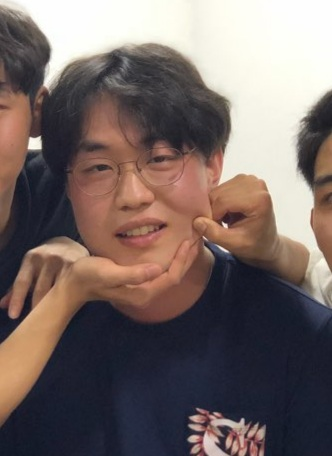
#> input picture LinearAlgebra_withPython/image.jpeg, 332 x 456 px
$ jupyter execute 7.2_chapter.ipynb
#> lines starting #> are read from the running program, lines starting #| are printed output that depends on the picture; long printed decimals are rounded
### 학습 내용
>SVD를 사용하여 흑백이미지 압축

* 이미지 : 행렬 혹은 벡터 데이터
    * 흑백 : 2D, 0~255 혹은 0~1
    * 컬러 : 2D, (R,G,B) 3개의 행렬

* Truncated SVD : U,s,VT = linalg.svd(A)
    * $A = U_rDV_r^T$(reduced svd)의 D를 truncate
    * A_trunc = U$[:,:t]$*s$[:t]$@VT$[:t,:]$

* 압축률 : t*(m+n+1)/(m*n) x 100 원래데이터의 몇 퍼센트를 사용해서 복원했는지.
    * 원본 흑백 복구 : U@linalg.diagsvd(s,m,n)@VT
        * 합 = m x m + n x n + min(m,n) : 원본(m x n)보다 더 많이 필요
    * 압축 : U$[:,:t]$*s$[:t]$@VT$[:t,:]$
        * 합 = t*(m+n+1)  : t가 작으면 m x n 보다 작아짐 / t < m*n/(m+n+1)

* 이미지 관련 라이브러리 설치 : pip install scikit-image

### code

[cell 1]
import numpy as np
from scipy import linalg
from skimage import io as imgio
import matplotlib.pyplot as plt

[cell 2]
img_mat = imgio.imread('image.jpeg',as_gray = True) # image를 흑백으로 읽어옴
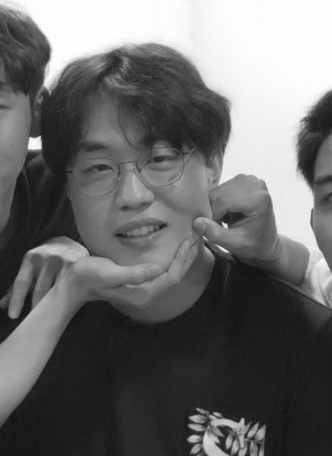
#> img_mat: shape (456, 332) float64; min 0.0723, max 1, mean 0.42
shape = img_mat.shape
#> shape = (456, 332)

[cell 3]
m = shape[0]
#> m = 456
n = shape[1]
#> n = 332

[cell 4]
plt.imshow(img_mat,cmap='gray')

[cell 5]
U, s, VT = linalg.svd(img_mat)
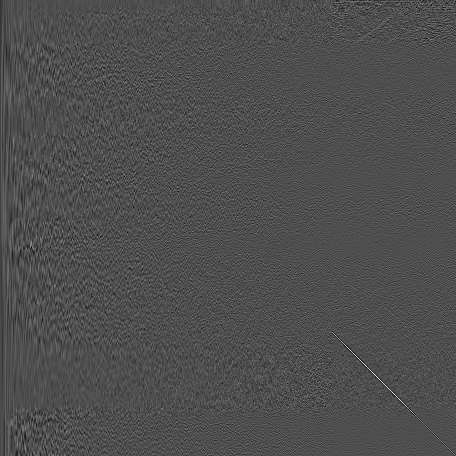
#> U: shape (456, 456) float64; min -0.284, max 0.637, mean -0.00011; drawn with min black and max white
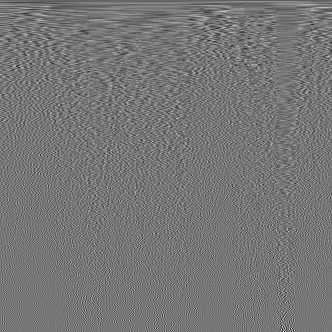
#> VT: shape (332, 332) float64; min -0.335, max 0.388, mean -0.000208; drawn with min black and max white
#> s = 332 values, max 189.6 at index 0, min 0.00749 at index 331, mean 1.71
img_recon = U@linalg.diagsvd(s,m,n)@VT
t = 30
ratio = t*(m+n+1)/(m*n)*100
#> ratio = 15.63
img_trunc = U[:,:t]*s[:t]@VT[:t,:]
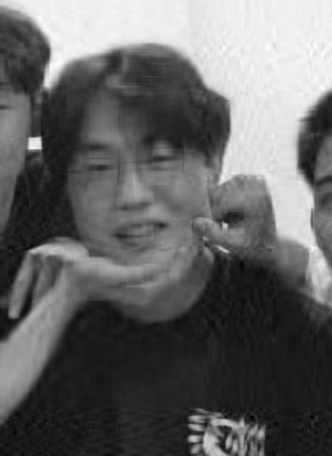
#> img_trunc: shape (456, 332) float64; min 0.00246, max 1.06, mean 0.42; drawn with min black and max white

[cell 6]
plt.imshow(img_trunc,cmap='gray')# t=10
print(ratio) # 원래데이터의 5%사용
#| 15.635

[cell 7]
plt.imshow(img_trunc,cmap='gray')# t=20
print(ratio) # 원래데이터의 10%사용
#| 15.635

[cell 8]
plt.imshow(img_trunc,cmap='gray')# t=30
print(ratio) # 원래데이터의 15%사용
#| 15.635

[cell 9]
U, s, VT = linalg.svd(img_mat)
img_recon = U@linalg.diagsvd(s,m,n)@VT
for t in range(50) :
    ratio = t*(m+n+1)/(m*n)*100
    img_trunc = U[:,:t]*s[:t]@VT[:t,:]
    plt.imshow(img_trunc,cmap='gray')
    plt.show()
    print(f"t : {t}, 압축률 :",ratio,"%")
#> this loop made 50 passes
#> pass 2, `img_trunc = U[:,:t]*s[:t]@VT[:t,:]`:
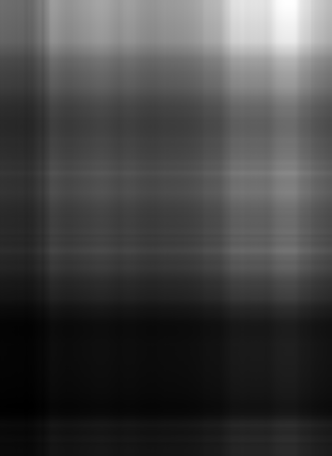
#> img_trunc: shape (456, 332) float64; min 0.0826, max 1.35, mean 0.417; drawn with min black and max white
#> pass 3, `img_trunc = U[:,:t]*s[:t]@VT[:t,:]`:
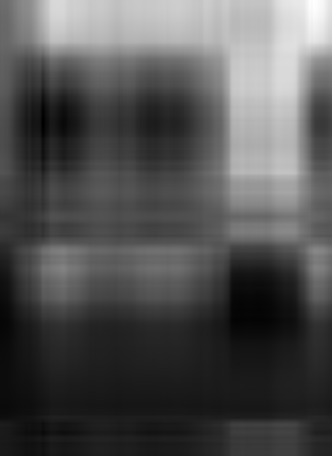
#> img_trunc: shape (456, 332) float64; min 0.0272, max 1.24, mean 0.417; drawn with min black and max white


 # 25%부터 꽤 잘보인다.
